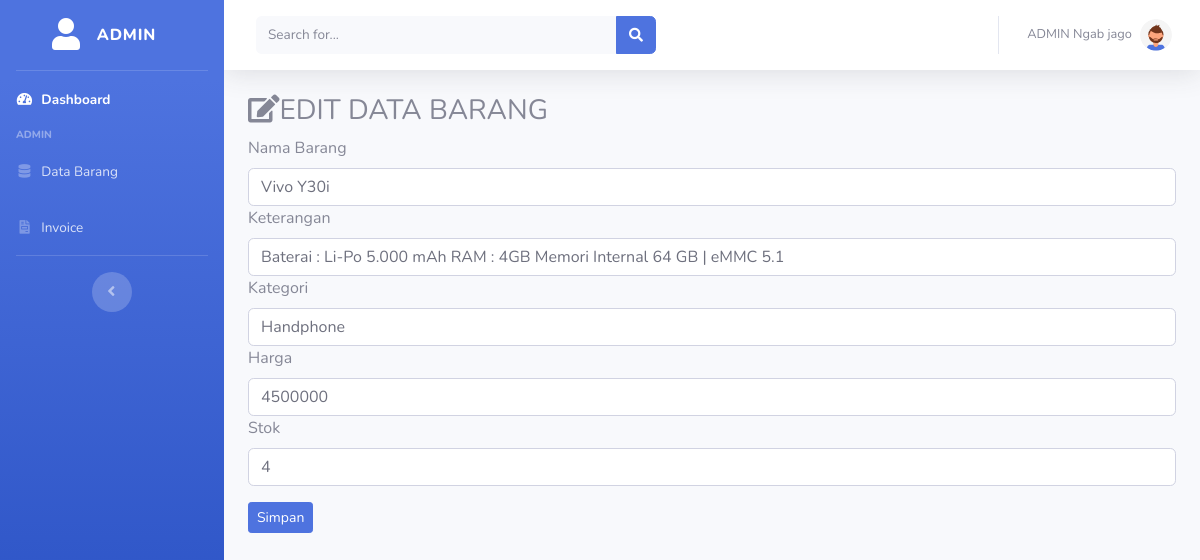
/data_barang/edit/1, run on the app's committed database.
### tables this page shows
CREATE TABLE `table_topekas` (
  `id_brg` int(11) NOT NULL,
  `nama_brg` varchar(120) NOT NULL,
  `keterangan` varchar(225) NOT NULL,
  `kategori` varchar(60) NOT NULL,
  `harga` int(11) NOT NULL,
  `stok` int(4) NOT NULL,
  `gambar` text NOT NULL
);

### application/controllers/data_barang.php (called while the page is built, shortened)
<?php
class Data_barang extends CI_Controller{
    public function edit($id)
    {
        $where = array ('id_brg' =>$id);
        $data['barang'] = $this->model_barang->edit_barang($where, 'table_topekas')->result();
        $this->load->view('templates_admin/header');
        $this->load->view('templates_admin/sidebar');
        $this->load->view('admin/edit_barang', $data);
        $this->load->view('templates_admin/footer');
    }
}

### index.php (called while the page is built, shortened)
<?php
require_once BASEPATH.'core/CodeIgniter.php';

### application/models/model_barang.php (called while the page is built, shortened)
<?php
class model_barang extends CI_model{
    public function edit_barang($where,$table){
        return $this->db->get_where($table,$where);
    }
}

### application/views/admin/edit_barang.php (the view, shortened to what this page needs)
<div class="container-fluid">
    <h3><i class="fas fa-edit"></i>EDIT DATA BARANG</h3>
    <?php foreach($barang as $brg) : ?>
        <form method="post" action="<?php echo base_url().'data_barang/update' ?>">
        <div class="for-group">
            <label>Nama Barang</label>
            <input type="text" name="nama_barang" class="form-control" value="<?php echo $brg->nama_brg ?>">
        </div>
        <div class="for-group">
            <label>Keterangan</label>
            <input type="text" name="keterangan" class="form-control" value="<?php echo $brg->keterangan ?>">
        </div>
        <div class="for-group">
            <label>Kategori</label>
            <input type="text" name="kategori" class="form-control" value="<?php echo $brg->kategori ?>">
        </div>
        <div class="for-group">
            <label>Harga</label>
            <input type="text" name="harga" class="form-control" value="<?php echo $brg->harga ?>">
        </div>
        <div class="for-group">
            <label>Stok</label>
            <input type="text" name="stok" class="form-control" value="<?php echo $brg->stok ?>">
        </div>
        <button type="submit" class="btn btn-primary btn-sm mt-3"> Simpan</button>
        </form>
        <?php endforeach; ?>
</div>

### data on the page
table_topekas: nama_barang "Vivo Y30i", keterangan "Baterai : Li-Po 5.000 mAh RAM : 4GB Memori Internal 64 GB | eMMC 5.1", kategori "Handphone", harga "4500000", stok "4"
